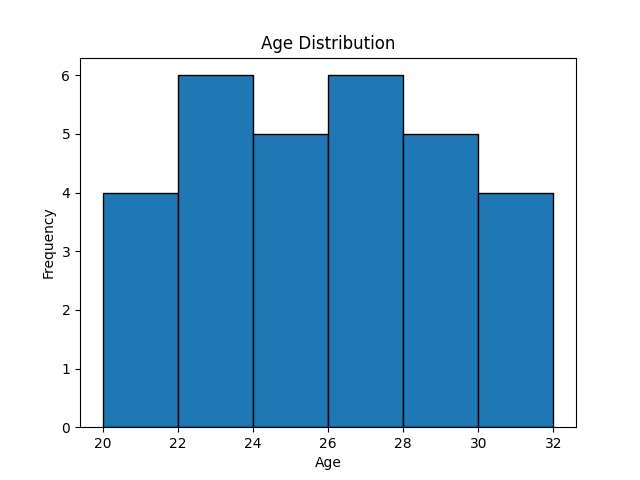

Recreate this plot in Python.
import matplotlib.pyplot as plt

# Data
ages = [22, 25, 27, 22, 24, 26, 28, 30, 20, 23, 29, 31, 21, 25, 27, 26, 28, 22, 24, 30, 23, 29, 31, 20, 21, 27, 28, 22, 24, 26]

# Creating histogram
plt.hist(ages, bins=range(20, 33, 2), edgecolor='black')

# Labeling axes and title
plt.xlabel('Age')
plt.ylabel('Frequency')
plt.title('Age Distribution')

# Saving the plot
plt.savefig('histogram.png')